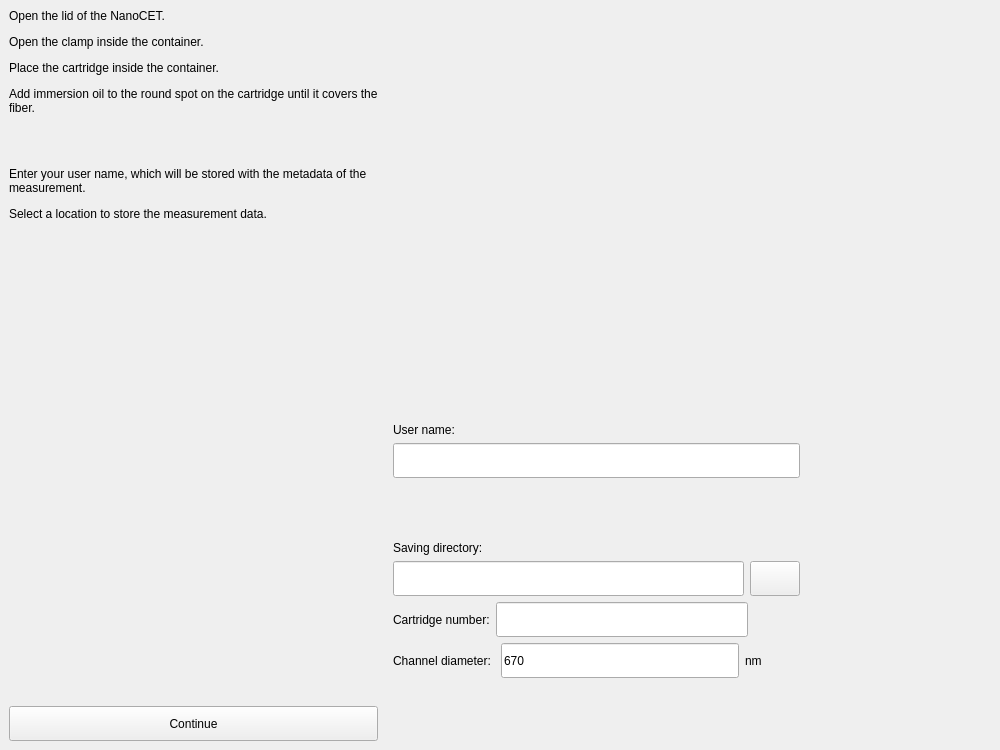
<?xml version="1.0" encoding="UTF-8"?>
<ui version="4.0">
 <class>Form</class>
 <widget class="QWidget" name="Form">
  <property name="geometry">
   <rect>
    <x>0</x>
    <y>0</y>
    <width>1000</width>
    <height>750</height>
   </rect>
  </property>
  <property name="minimumSize">
   <size>
    <width>1000</width>
    <height>750</height>
   </size>
  </property>
  <property name="windowTitle">
   <string>Form</string>
  </property>
  <layout class="QHBoxLayout" name="horizontalLayout_6" stretch="0,3">
   <property name="sizeConstraint">
    <enum>QLayout::SetDefaultConstraint</enum>
   </property>
   <property name="leftMargin">
    <number>0</number>
   </property>
   <property name="topMargin">
    <number>0</number>
   </property>
   <property name="rightMargin">
    <number>0</number>
   </property>
   <property name="bottomMargin">
    <number>0</number>
   </property>
   <item>
    <widget class="QFrame" name="frame">
     <property name="sizePolicy">
      <sizepolicy hsizetype="Preferred" vsizetype="Preferred">
       <horstretch>0</horstretch>
       <verstretch>0</verstretch>
      </sizepolicy>
     </property>
     <property name="minimumSize">
      <size>
       <width>200</width>
       <height>0</height>
      </size>
     </property>
     <layout class="QVBoxLayout" name="verticalLayout">
      <property name="sizeConstraint">
       <enum>QLayout::SetDefaultConstraint</enum>
      </property>
      <item>
       <widget class="QLabel" name="helptext_label">
        <property name="maximumSize">
         <size>
          <width>16777215</width>
          <height>16777215</height>
         </size>
        </property>
        <property name="text">
         <string>&lt;html&gt;&lt;head/&gt;&lt;body&gt;&lt;p&gt;Open the lid of the NanoCET. &lt;/p&gt;&lt;p&gt;Open the clamp inside the container.&lt;/p&gt;&lt;p&gt;Place the cartridge inside the container. &lt;/p&gt;&lt;p&gt;Add immersion oil to the round spot on the cartridge until it covers the fiber. &lt;/p&gt;&lt;p&gt;&lt;br/&gt;&lt;/p&gt;&lt;p&gt;Enter your user name, which will be stored with the metadata of the measurement.&lt;/p&gt;&lt;p&gt;Select a location to store the measurement data.&lt;/p&gt;&lt;/body&gt;&lt;/html&gt;</string>
        </property>
        <property name="alignment">
         <set>Qt::AlignLeading|Qt::AlignLeft|Qt::AlignTop</set>
        </property>
        <property name="wordWrap">
         <bool>true</bool>
        </property>
       </widget>
      </item>
      <item>
       <widget class="QPushButton" name="apply_button">
        <property name="minimumSize">
         <size>
          <width>0</width>
          <height>35</height>
         </size>
        </property>
        <property name="text">
         <string>Continue</string>
        </property>
        <property name="flat">
         <bool>false</bool>
        </property>
       </widget>
      </item>
     </layout>
    </widget>
   </item>
   <item>
    <layout class="QVBoxLayout" name="verticalLayout_2" stretch="5,1,1,1,1,0,0,1">
     <item>
      <widget class="QLabel" name="picture_label">
       <property name="font">
        <font>
         <pointsize>12</pointsize>
        </font>
       </property>
       <property name="styleSheet">
        <string notr="true"/>
       </property>
       <property name="text">
        <string/>
       </property>
      </widget>
     </item>
     <item>
      <layout class="QHBoxLayout" name="horizontalLayout_3">
       <item>
        <widget class="QLabel" name="subtitle_user">
         <property name="frameShape">
          <enum>QFrame::NoFrame</enum>
         </property>
         <property name="text">
          <string>User name:</string>
         </property>
         <property name="alignment">
          <set>Qt::AlignBottom|Qt::AlignLeading|Qt::AlignLeft</set>
         </property>
        </widget>
       </item>
      </layout>
     </item>
     <item>
      <layout class="QHBoxLayout" name="horizontalLayout_4" stretch="3,0">
       <item>
        <widget class="QLineEdit" name="name_line">
         <property name="minimumSize">
          <size>
           <width>0</width>
           <height>35</height>
          </size>
         </property>
        </widget>
       </item>
       <item>
        <spacer name="horizontalSpacer_2">
         <property name="orientation">
          <enum>Qt::Horizontal</enum>
         </property>
         <property name="sizeHint" stdset="0">
          <size>
           <width>200</width>
           <height>20</height>
          </size>
         </property>
        </spacer>
       </item>
      </layout>
     </item>
     <item>
      <layout class="QHBoxLayout" name="horizontalLayout_2">
       <item>
        <widget class="QLabel" name="subtitle_saving">
         <property name="frameShape">
          <enum>QFrame::NoFrame</enum>
         </property>
         <property name="text">
          <string>Saving directory:</string>
         </property>
         <property name="alignment">
          <set>Qt::AlignBottom|Qt::AlignLeading|Qt::AlignLeft</set>
         </property>
        </widget>
       </item>
      </layout>
     </item>
     <item>
      <layout class="QHBoxLayout" name="horizontalLayout" stretch="3,0,0">
       <item>
        <widget class="QLineEdit" name="directory_line">
         <property name="minimumSize">
          <size>
           <width>0</width>
           <height>35</height>
          </size>
         </property>
        </widget>
       </item>
       <item>
        <widget class="QPushButton" name="browse_button">
         <property name="minimumSize">
          <size>
           <width>50</width>
           <height>35</height>
          </size>
         </property>
         <property name="maximumSize">
          <size>
           <width>50</width>
           <height>16777215</height>
          </size>
         </property>
         <property name="text">
          <string/>
         </property>
         <property name="icon">
          <iconset>
           <normaloff>folder_icon.png</normaloff>folder_icon.png</iconset>
         </property>
        </widget>
       </item>
       <item>
        <spacer name="horizontalSpacer_3">
         <property name="orientation">
          <enum>Qt::Horizontal</enum>
         </property>
         <property name="sizeHint" stdset="0">
          <size>
           <width>200</width>
           <height>20</height>
          </size>
         </property>
        </spacer>
       </item>
      </layout>
     </item>
     <item>
      <layout class="QHBoxLayout" name="horizontalLayout_7">
       <item>
        <widget class="QLabel" name="label">
         <property name="text">
          <string>Cartridge number:</string>
         </property>
        </widget>
       </item>
       <item>
        <widget class="QLineEdit" name="cartridge_line">
         <property name="minimumSize">
          <size>
           <width>0</width>
           <height>35</height>
          </size>
         </property>
         <property name="maximumSize">
          <size>
           <width>300</width>
           <height>16777215</height>
          </size>
         </property>
         <property name="maxLength">
          <number>10</number>
         </property>
        </widget>
       </item>
       <item>
        <spacer name="horizontalSpacer_4">
         <property name="orientation">
          <enum>Qt::Horizontal</enum>
         </property>
         <property name="sizeHint" stdset="0">
          <size>
           <width>40</width>
           <height>20</height>
          </size>
         </property>
        </spacer>
       </item>
      </layout>
     </item>
     <item>
      <layout class="QHBoxLayout" name="horizontalLayout_8">
       <item>
        <widget class="QLabel" name="label_2">
         <property name="text">
          <string>Channel diameter: </string>
         </property>
        </widget>
       </item>
       <item>
        <widget class="QLineEdit" name="channel_line">
         <property name="minimumSize">
          <size>
           <width>0</width>
           <height>35</height>
          </size>
         </property>
         <property name="maximumSize">
          <size>
           <width>300</width>
           <height>16777215</height>
          </size>
         </property>
         <property name="text">
          <string>670</string>
         </property>
        </widget>
       </item>
       <item>
        <widget class="QLabel" name="label_3">
         <property name="text">
          <string>nm</string>
         </property>
        </widget>
       </item>
       <item>
        <spacer name="horizontalSpacer_5">
         <property name="orientation">
          <enum>Qt::Horizontal</enum>
         </property>
         <property name="sizeHint" stdset="0">
          <size>
           <width>40</width>
           <height>20</height>
          </size>
         </property>
        </spacer>
       </item>
      </layout>
     </item>
     <item>
      <layout class="QHBoxLayout" name="horizontalLayout_5" stretch="3">
       <item>
        <spacer name="horizontalSpacer">
         <property name="orientation">
          <enum>Qt::Horizontal</enum>
         </property>
         <property name="sizeHint" stdset="0">
          <size>
           <width>40</width>
           <height>20</height>
          </size>
         </property>
        </spacer>
       </item>
      </layout>
     </item>
    </layout>
   </item>
  </layout>
 </widget>
 <tabstops>
  <tabstop>name_line</tabstop>
  <tabstop>directory_line</tabstop>
  <tabstop>browse_button</tabstop>
  <tabstop>apply_button</tabstop>
 </tabstops>
 <resources/>
 <connections/>
</ui>
